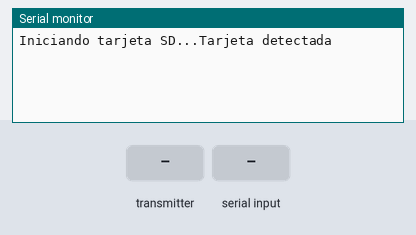
A sketch run on a simulated Arduino Uno, built with avr-gcc and run on an emulated ATmega328P. Parts: the last lines printed to the serial monitor. Inputs (shaded band) come from the test bench. WiFi joins after 1.5 s; servers stay silent unless stated; storage starts empty; no radio packets arrive unless stated.

Above: at 1.2 s.
1.3 s: the transmitter starts sending data.0 = 0
At 1.7 s:
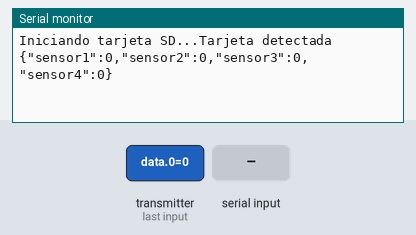
3.8 s: "1" received over Serial
At 5.1 s:
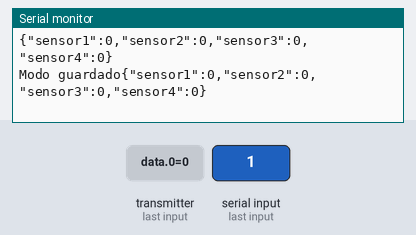
5.8 s: the transmitter starts sending data.1 = 256
At 7.0 s:
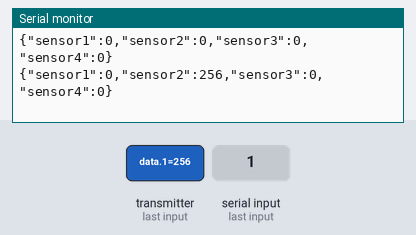
7.3 s: the transmitter starts sending data.2 = 256
At 8.3 s:
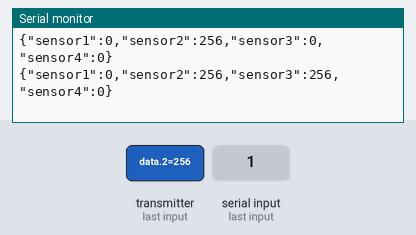
8.8 s: the transmitter starts sending data.3 = 256
At 9.9 s:
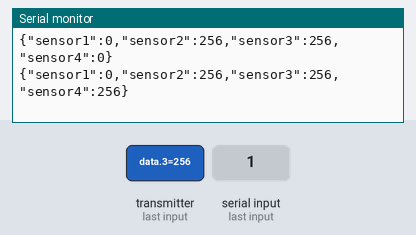
10.3 s: the transmitter starts sending data.1 = 0
At 11.3 s:
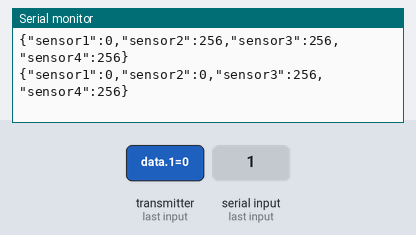

Measured:
- after the input at 1.3 s, the serial monitor: prints a new line at once (image 1)
- after the input at 3.8 s, the serial monitor: prints a new line after 0.57 s (image 2)
- after the input at 5.8 s, the serial monitor: prints a new line after 0.61 s (image 3)
- after the input at 7.3 s, the serial monitor: prints a new line after 0.13 s (image 4)
- after the input at 8.8 s, the serial monitor: prints a new line after 0.66 s (image 5)
- after the input at 10.3 s, the serial monitor: prints a new line after 0.18 s (image 6)

The sketch:

Rx.ino
```cpp
#include <SPI.h>
#include <Ethernet.h>
#include <SD.h>
#include "RF24.h"
#include <ArduinoJson.h>
//RF24l021 radio RX
int data[4];  //Vector de datos recibidos
RF24 radio(7, 8);// Pines de habilitacion de Radio
//Ethernet
byte mac[] = { 0xDE, 0xAD, 0xBE, 0xEF, 0xFE, 0xED };
IPAddress ip(192, 168, 0, 177); //IP de arduino
EthernetServer server(80); //Puerto de comunicacion

void setup() {
  Serial.begin(9600);
  //Ethernet
  Ethernet.begin(mac, ip); //Inicializamos el shield ethernet
  server.begin(); //Inicializamos el servidor
  //Radio RX
  radio.begin();
  radio.openReadingPipe(1, 0xF0F0F0F0D2LL);//Modo de operacion RX
  radio.setChannel(115); // Canal de transmision 115
  radio.setPALevel(RF24_PA_LOW); // Establecemos la potencia de amplificador en bajo
  radio.startListening(); // Modo RX


  //Modulo SD
  Serial.print("Iniciando tarjeta SD...");
  if (!SD.begin(4)) { //Preguntamos si hay una tarjeta en el puerto
    Serial.println("Inizializacion fallida");
   return;

  }
  Serial.println("Tarjeta detectada");
}

void loop() {
  //Modo de grabado para la tarjeta SD
  int start;
  start = Serial.read();
  if(start == '1'){
    SD.begin(4);
    Serial.print("Modo guardado");
    }
 //Creacion del documento contenedor de la DATA
  File myFile;
  myFile = SD.open("data.txt", FILE_WRITE); //abrimos  el archivo
  EthernetClient client = server.available();

 if (radio.available()) { //Condicionamos el programa para que solo guarde informacion cuando el radio este conectado

  radio.read(&data, sizeof(data)); //Recepsionamos el vector de informacion

  //Conversion a Json
  StaticJsonDocument<200> doc; //Establecemos el tamaño de memoria para el doc Json
      doc["sensor1"] = data[0];
      doc["sensor2"] = data[1];
      doc["sensor3"] = data[2];
      doc["sensor4"] = data[3];
      String output; //Transformamos a String para imprimirlo
      serializeJson(doc, output);
  //Ploteo
      Serial.println(output); //Imprimimos en el plotter de Arduino
      myFile.println(output); //Imprimimos en el archivo creado en la SD
      myFile.close(); //cerramos los datos recibidos por este ciclo
      delay(1000); //Establecemos un retardo de 1 segundo para no saturar los puertos
      }
    client.stop(); // En caso de no tener el radio conectado detenemos comunicacion con el servidor
  }
```
